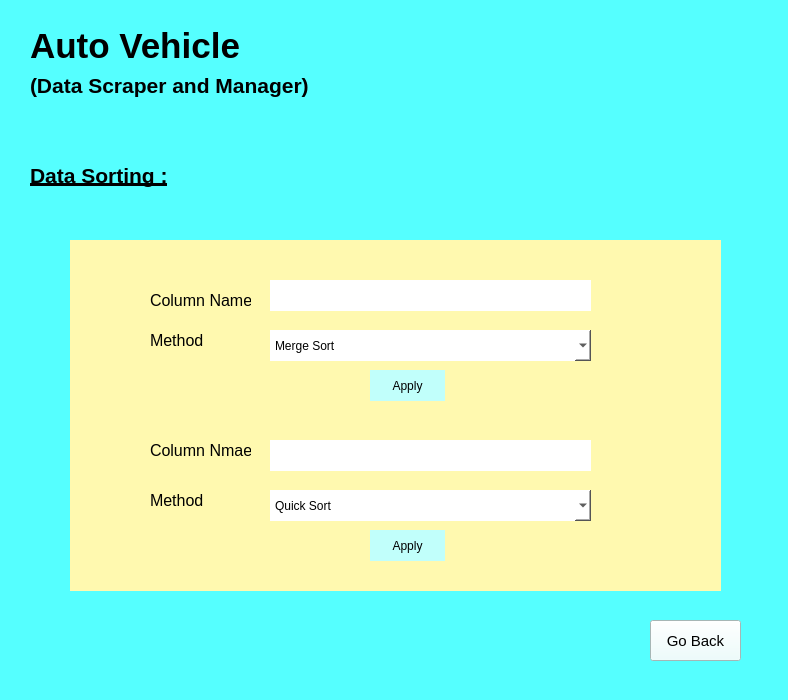
<?xml version="1.0" encoding="UTF-8"?>
<ui version="4.0">
 <class>sorting</class>
 <widget class="QWidget" name="sorting">
  <property name="geometry">
   <rect>
    <x>0</x>
    <y>0</y>
    <width>788</width>
    <height>700</height>
   </rect>
  </property>
  <property name="windowTitle">
   <string>DataSorting</string>
  </property>
  <property name="styleSheet">
   <string notr="true">background-color:rgb(85, 255, 255)
</string>
  </property>
  <widget class="QLabel" name="label_2">
   <property name="geometry">
    <rect>
     <x>30</x>
     <y>70</y>
     <width>391</width>
     <height>31</height>
    </rect>
   </property>
   <property name="font">
    <font>
     <pointsize>16</pointsize>
     <weight>75</weight>
     <bold>true</bold>
    </font>
   </property>
   <property name="text">
    <string>(Data Scraper and Manager)</string>
   </property>
  </widget>
  <widget class="QLabel" name="label">
   <property name="geometry">
    <rect>
     <x>30</x>
     <y>30</y>
     <width>451</width>
     <height>31</height>
    </rect>
   </property>
   <property name="font">
    <font>
     <pointsize>26</pointsize>
     <weight>75</weight>
     <bold>true</bold>
    </font>
   </property>
   <property name="text">
    <string>Auto Vehicle</string>
   </property>
  </widget>
  <widget class="QLabel" name="label_3">
   <property name="geometry">
    <rect>
     <x>30</x>
     <y>160</y>
     <width>161</width>
     <height>31</height>
    </rect>
   </property>
   <property name="font">
    <font>
     <pointsize>16</pointsize>
     <weight>75</weight>
     <bold>true</bold>
     <underline>true</underline>
    </font>
   </property>
   <property name="text">
    <string>Data Sorting :</string>
   </property>
  </widget>
  <widget class="QFrame" name="frame">
   <property name="geometry">
    <rect>
     <x>70</x>
     <y>240</y>
     <width>651</width>
     <height>351</height>
    </rect>
   </property>
   <property name="styleSheet">
    <string notr="true">background-color:rgb(255, 249, 175);
border :3px black; </string>
   </property>
   <property name="frameShape">
    <enum>QFrame::StyledPanel</enum>
   </property>
   <property name="frameShadow">
    <enum>QFrame::Raised</enum>
   </property>
   <widget class="QComboBox" name="method1">
    <property name="geometry">
     <rect>
      <x>200</x>
      <y>90</y>
      <width>321</width>
      <height>31</height>
     </rect>
    </property>
    <property name="styleSheet">
     <string notr="true">background-color:rgb(255, 255, 255)</string>
    </property>
    <item>
     <property name="text">
      <string>Merge Sort</string>
     </property>
    </item>
    <item>
     <property name="text">
      <string>Bubble Sort</string>
     </property>
    </item>
    <item>
     <property name="text">
      <string>Insertion Sort</string>
     </property>
    </item>
    <item>
     <property name="text">
      <string>Slection Sort</string>
     </property>
    </item>
    <item>
     <property name="text">
      <string/>
     </property>
    </item>
   </widget>
   <widget class="QComboBox" name="method2">
    <property name="geometry">
     <rect>
      <x>200</x>
      <y>250</y>
      <width>321</width>
      <height>31</height>
     </rect>
    </property>
    <property name="styleSheet">
     <string notr="true">background-color:rgb(255, 255, 255)</string>
    </property>
    <item>
     <property name="text">
      <string>Quick Sort</string>
     </property>
    </item>
    <item>
     <property name="text">
      <string>Tim Sort</string>
     </property>
    </item>
    <item>
     <property name="text">
      <string/>
     </property>
    </item>
    <item>
     <property name="text">
      <string>Heap Sort</string>
     </property>
    </item>
   </widget>
   <widget class="QLabel" name="label_7">
    <property name="geometry">
     <rect>
      <x>80</x>
      <y>250</y>
      <width>101</width>
      <height>21</height>
     </rect>
    </property>
    <property name="font">
     <font>
      <pointsize>12</pointsize>
     </font>
    </property>
    <property name="text">
     <string>Method</string>
    </property>
   </widget>
   <widget class="QLabel" name="label_4">
    <property name="geometry">
     <rect>
      <x>80</x>
      <y>50</y>
      <width>101</width>
      <height>21</height>
     </rect>
    </property>
    <property name="font">
     <font>
      <pointsize>12</pointsize>
     </font>
    </property>
    <property name="text">
     <string>Column Name</string>
    </property>
   </widget>
   <widget class="QLabel" name="label_5">
    <property name="geometry">
     <rect>
      <x>80</x>
      <y>90</y>
      <width>101</width>
      <height>21</height>
     </rect>
    </property>
    <property name="font">
     <font>
      <pointsize>12</pointsize>
     </font>
    </property>
    <property name="text">
     <string>Method</string>
    </property>
   </widget>
   <widget class="QLabel" name="label_6">
    <property name="geometry">
     <rect>
      <x>80</x>
      <y>200</y>
      <width>101</width>
      <height>21</height>
     </rect>
    </property>
    <property name="font">
     <font>
      <pointsize>12</pointsize>
     </font>
    </property>
    <property name="text">
     <string>Column Nmae</string>
    </property>
   </widget>
   <widget class="QLineEdit" name="colname1">
    <property name="geometry">
     <rect>
      <x>200</x>
      <y>40</y>
      <width>321</width>
      <height>31</height>
     </rect>
    </property>
    <property name="styleSheet">
     <string notr="true">background-color:rgb(255, 255, 255)</string>
    </property>
   </widget>
   <widget class="QLineEdit" name="colname2">
    <property name="geometry">
     <rect>
      <x>200</x>
      <y>200</y>
      <width>321</width>
      <height>31</height>
     </rect>
    </property>
    <property name="styleSheet">
     <string notr="true">background-color:rgb(255, 255, 255)</string>
    </property>
   </widget>
   <widget class="QPushButton" name="apply1">
    <property name="geometry">
     <rect>
      <x>300</x>
      <y>130</y>
      <width>75</width>
      <height>31</height>
     </rect>
    </property>
    <property name="styleSheet">
     <string notr="true">background-color:rgb(193, 255, 251)</string>
    </property>
    <property name="text">
     <string>Apply</string>
    </property>
   </widget>
   <widget class="QPushButton" name="apply2">
    <property name="geometry">
     <rect>
      <x>300</x>
      <y>290</y>
      <width>75</width>
      <height>31</height>
     </rect>
    </property>
    <property name="styleSheet">
     <string notr="true">background-color:rgb(193, 255, 251)</string>
    </property>
    <property name="text">
     <string>Apply</string>
    </property>
   </widget>
  </widget>
  <widget class="QPushButton" name="gobacksorting">
   <property name="geometry">
    <rect>
     <x>650</x>
     <y>620</y>
     <width>91</width>
     <height>41</height>
    </rect>
   </property>
   <property name="font">
    <font>
     <pointsize>11</pointsize>
    </font>
   </property>
   <property name="styleSheet">
    <string notr="true">background-color:rgb(233, 255, 254)</string>
   </property>
   <property name="text">
    <string>Go Back</string>
   </property>
   <property name="icon">
    <iconset resource="Pics/a10.qrc">
     <normaloff>:/a10/images (1).png</normaloff>:/a10/images (1).png</iconset>
   </property>
   <property name="iconSize">
    <size>
     <width>20</width>
     <height>20</height>
    </size>
   </property>
  </widget>
 </widget>
 <resources>
  <include location="Pics/a10.qrc"/>
 </resources>
 <connections/>
</ui>
